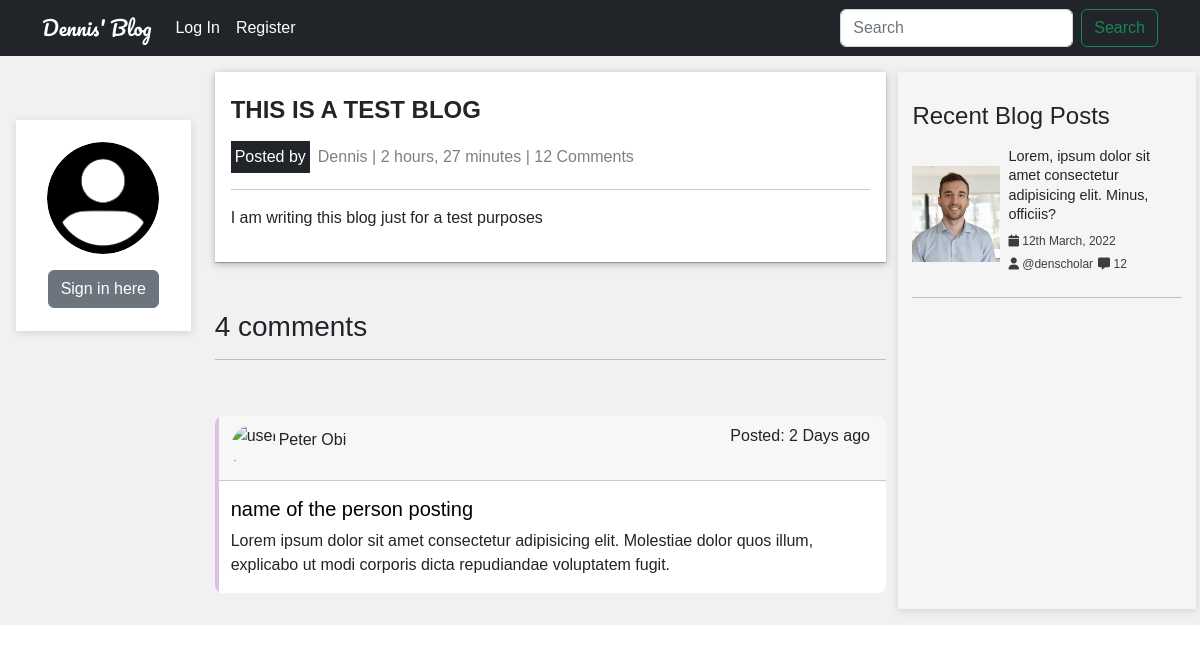
The page /post/8/ on the database as committed earlier.
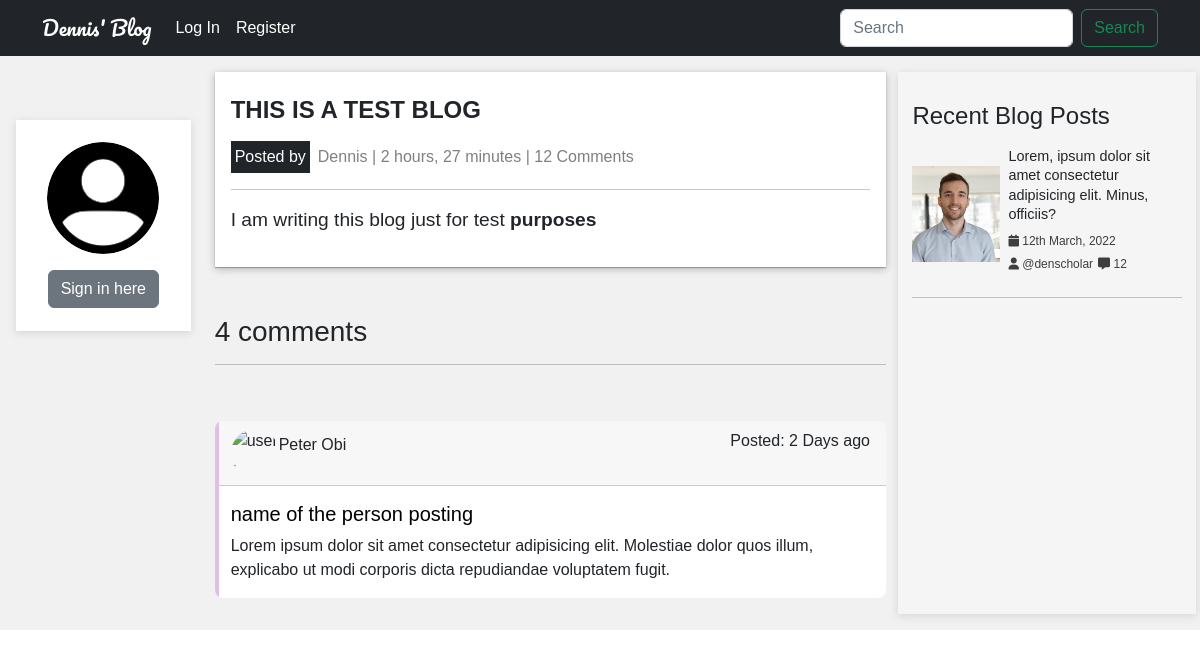
The same page on the database as committed later.
### blog/models.py (models this page shows, shortened)
class Post(models.Model):
    author = models.ForeignKey(User, on_delete=models.CASCADE)
    title = models.CharField(max_length = 150)
    body = RichTextField(blank=True, null=True)
    dateCreated = models.DateTimeField(default=timezone.now)

### users/models.py (models this page shows, shortened)
class Profile(models.Model):
    user = models.OneToOneField(User, on_delete=models.CASCADE)
    image = models.ImageField(default='default.png', upload_to='profile_pics')
    bio = models.TextField(max_length=300, default='As a new user, kindly update your profile to reflect your bio.')

### blog/views.py (the view)
# urls.py: path("post/<int:pk>/", PostDetailView.as_view(), name="post-detail"),
class PostDetailView(DetailView):
    model = Post
    context_object_name = 'post'
    template_name='blog/detail.html'

### blog/templates/blog/detail.html (shortened to what this page needs)
{% extends 'blog/base.html' %}
{% load static %}
{% block content %}
<div class="p-lg-3 background">
    <div class="row">
      <div class="col-sm-4 col-md-2 text-center my-5 left">
       {% include "blog/profile.html" %}
      </div>
      <div class="col-sm-4 offset-sm-2 col-md-7 offset-md-0 center">
        <div class="container inner-container">
            <h3 class="heading py-2">{{ post.title | upper }}</h3>
            <div class="d-flex justify-content-between align-items-center">
              <div class="d-flex align-items-center gap-2">
                <span class="text-bg-dark p-1">Posted by</span><p class="m-0 text-black text-opacity-50">{{ post.author.profile.user | title}} | {{post.dateCreated | timesince}} | 12 Comments</p>
              </div>
            </div>
            <hr>
            <div class="content">
              {{ post.body|safe }}
            </div>
        </div>
        <div class="comment-section mt-5">
          <h3>4 comments</h3>
          <hr>
          <div class="comments">
            <div class="card my-3">
              <div class="card-header d-flex justify-content-between align-content-center">
                <div class="thumbnail d-flex justify-content-start align-items-center">
                  <img class="" src= "#" alt="user-image">
                  <p>Peter Obi </p>
                </div>
                <p class="">Posted: 2 Days ago</p>
              </div>
              <div class="card-body">
                <a class="text-decoration-none text-black" href="#"><h5 class="card-title">name of the person posting</h5></a>
                <p class="card-text">Lorem ipsum dolor sit amet consectetur adipisicing elit. Molestiae dolor quos illum, explicabo ut modi corporis dicta repudiandae voluptatem fugit.</p>
              </div>
            </div>
          </div>
        </div>
      </div>
      <div class="col-sm-4 offset-sm-2 col-md-3 offset-md-0 right">
        {% include "blog/recent_articles.html" %}
      </div>
    </div>
  </div>
{% endblock content %}

### blog/templates/blog/base.html (shortened to what this page needs)
<!DOCTYPE html>
{% load static %}
<html lang="en">
  <head>
    <link rel="stylesheet" href="{% static 'styles/profile.css' %}" />
    <link rel="stylesheet" href="{% static 'blog/styles/home.css' %}" />
    <link rel="stylesheet" href="{% static 'styles/home.css' %}" />
    <link rel="stylesheet" href="{% static 'blog/css/bootstrap.min.css' %}" />
    <link rel="stylesheet" href="{% static 'styles/register.css' %}" />
    <link rel="stylesheet" href="{% static 'styles/profile_page.css' %}" />
    <link rel="stylesheet" href="{% static 'styles/detail.css' %}" />
    <link rel="stylesheet" href="{% static 'styles/navbar.css' %}" />
    <link rel="stylesheet" href="{% static 'styles/recent_articles.css' %}" />
    <link href="{% static 'fontawesomefree/css/fontawesome.css' %}" rel="stylesheet" type="text/css">
    <link href="{% static 'fontawesomefree/css/brands.css' %}" rel="stylesheet" type="text/css">
    <link href="{% static 'fontawesomefree/css/solid.css' %}" rel="stylesheet" type="text/css">
  </head>
  <body>
    <nav>
      {% include "blog/navbar.html" %}
    </nav>
    {% block content %} {% endblock content %}
  </body>
</html>

### blog/templates/blog/navbar.html (shortened to what this page needs)
<nav class="navbar navbar-dark bg-dark navbar-expand-lg bg-light">
  <div class="container">
    <a class="navbar-brand" href= {% url 'home' %}>Dennis' Blog</a>
    <div class="collapse navbar-collapse" id="navbarText">
      <ul class="navbar-nav me-auto mb-2 mb-lg-0">
        {% if user.is_authenticated %}
        <li class="nav-item">
          <a class="nav-link active" aria-current="page" href= {% url 'logout' %}>Log Out</a>
        </li>
        <li class="nav-item">
          <a class="nav-link active" aria-current="page" href="#"
            >Signed in as:
          </a>
        </li>
        {% else %}
        <li class="nav-item">
          <a class="nav-link active" aria-current="page" href= {% url 'login' %}>Log In</a>
        </li>
        <li class="nav-item">
          <a class="nav-link active" aria-current="page" href= {% url 'register' %}>Register</a>
        </li>
        {% endif %}
      </ul>
      <form class="d-flex" role="search">
        <input
          class="form-control me-2"
          type="search"
          placeholder="Search"
          aria-label="Search"
        />
        <button class="btn btn-outline-success" type="submit">Search</button>
      </form>
    </div>
  </div>
</nav>

### blog/templates/blog/profile.html
{% load static %}
{% if user.is_authenticated  %}
<div class="profile-page">
    <div class="image mt-3">
        <img src= "{{user.profile.image.url}}" alt="profile-image">
    </div>
    <a class="text-decoration-none" href= {% url 'profile' %} ><p class="full-name">{{ user.get_full_name }}</p></a>
    <p class='bio p-1'>{{ user.profile.bio }}</p>
    <div class="social-icons d-flex justify-content-center gap-4 my-3">
        <a href=""><i class="fa-brands fa-twitter fa-lg"></i></a>
        <a href=""><i class="fa-brands fa-linkedin fa-lg"></i></a>
        <a href=""><i class="fa-brands fa-github fa-lg"></i></a>
    </div>
</div>
{% else %}
<div class="profile-page">
    <div class="image mt-3">
        <img src="{% static 'blog/images/default.png' %}" alt="default-image">
    </div>
    <a class="btn btn-secondary my-3" href= {% url 'login' %}>Sign in here</a>
</div>
{% endif %}

### blog/templates/blog/recent_articles.html
{% load static %}
<div class="wrapper p-2">
  <h1 class="wrapper mt-3 mb-3">Recent Blog Posts</h1>
  <div
    class="recent-wrapper mt-3 d-flex justify-content-between align-items-center gap-2"
  >
    <div class="recent-list">
      <img
        src="{% static 'blog/images/profile-1.jpg' %}"
        alt="recent article"
      />
    </div>
    <div class="recent-list">
      <p class="text-title">
        Lorem, ipsum dolor sit amet consectetur adipisicing elit. Minus,
        officiis?
      </p>
      <div
        class="date-posted my-2"
      >
        <p class="text-black text-opacity-75">
            <i class="fa-sharp fa-solid fa-calendar"></i> 12th March, 2022
        </p>
        <p class="text-black text-opacity-75"><i class="fa-solid fa-user"></i> @denscholar</p>
        <p class="text-black text-opacity-75"><i class="fa-sharp fa-solid fa-message"></i> 12</p>
      </div>
    </div>
  </div>
  <hr>
</div>

### static/styles/profile.css (style rules this page uses)
.profile-page { box-shadow: rgba(99, 99, 99, 0.2) 0px 2px 8px 0px; padding: 0.4rem; width: 100%; background: white; }
.profile-page .image img { border-radius: 50%; height: 7rem; width: 7rem; object-fit: cover; }
.image img { width: 5rem; height: 5rem; }

### blog/static/blog/styles/home.css (style rules this page uses)
.thumbnail img { border-radius: 50%; width: 3rem; height: 3rem; }

### static/styles/home.css (style rules this page uses)
.row .right { background: whitesmoke; box-shadow: rgba(99, 99, 99, 0.2) 0px 2px 8px 0px; padding: 0.4rem; }

### static/styles/profile_page.css (style rules this page uses)
.card { border:none; position:relative; overflow:hidden; border-radius:8px; }
.card:before { content:""; position:absolute; left:0; top:0; width:4px; height:100%; background-color:#E1BEE7; transform:scaleY(1); transition:all 0.5s; transform-origin: bottom }
.card:after { content:""; position:absolute; left:0; top:0; width:4px; height:100%; background-color:#8E24AA; transform:scaleY(0); transition:all 0.5s; transform-origin: bottom }

### static/styles/detail.css (style rules this page uses)
body { font-family: 'Poppins', sans-serif; }
.background { background-color: #f1f1f1; font-family: 'Poppins', sans-serif; }
.inner-container { background: white; padding: 1rem; box-shadow: rgba(0, 0, 0, 0.25) 0px 0.0625em 0.0625em, rgba(0, 0, 0, 0.25) 0px 0.125em 0.5em, rgba(255, 255, 255, 0.1) 0px 0px 0px 1px inset; }
.inner-container h3 { font-size: 1.5rem; font-weight: bold; }

### static/styles/navbar.css (style rules this page uses)
.navbar-brand { font-family: 'Pacifico', cursive; }

### static/styles/recent_articles.css (style rules this page uses)
.recent-list img { width: 5.5rem; height: 6rem; object-fit: cover; }
.wrapper h1 { font-size: 1.5rem; }
.recent-list .text-title { font-size: 0.9rem; padding: 0px; margin: 0px; line-height: 1.2rem; }
.date-posted p { padding: 0; margin: 0; font-size: 12px; }
.recent-list .date-posted { display: flex; flex-wrap: wrap; gap: 5px; }

Rows that differ between the two databases and show on the page:
changed Post "THIS IS A TEST BLOG": body "I am writing this blog just for a test purposes" → "I am writing this blog just for test purposes"
